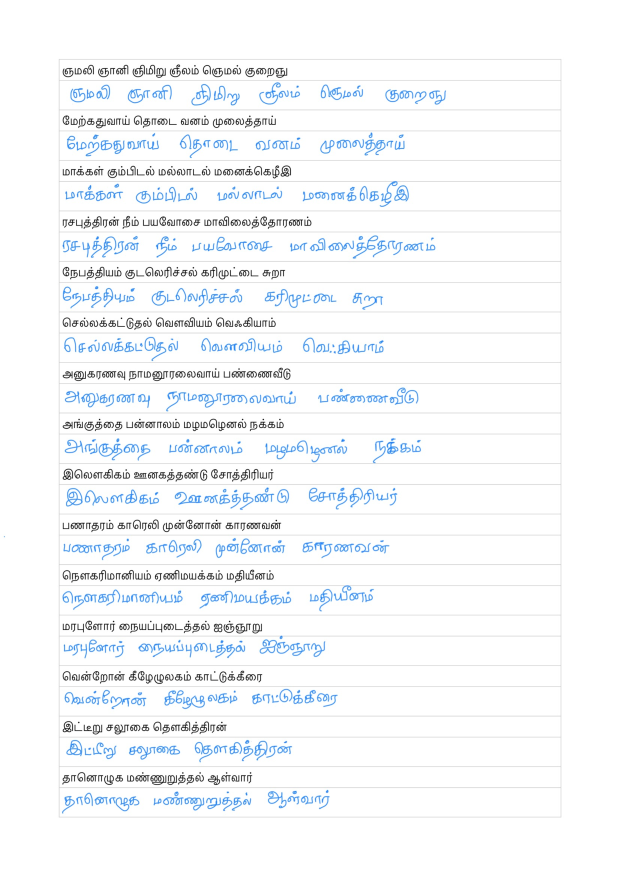
#> input picture scanned/1.png, 2480 x 3508 px (shown at 1/4 size); its folder holds only this picture in this run
$ python working.py
#> lines starting #> are read from the running program, lines starting #| are printed output that depends on the picture; after the words box and inside, x2 and y2 are one past the last pixel; in counts of white or black regions, pixels touching at a corner belong together
import os
from pathlib import Path

from PIL import Image, ImageChops, ImageEnhance


def create_directories(*directories):
    """
    Create directories if they do not exist.

    Args:
    - *directories (str): Variable number of directory paths.
    """
    for directory in directories:
        Path(directory).mkdir(parents=True, exist_ok=True)
        print(f"Directory '{directory}' created successfully.")


# Directories
input_dir = "../scanned"
tmp_output_dir = "../tmp/"
box_output_dir = "../boxed/"

# Create directories
create_directories(tmp_output_dir, box_output_dir)


# [10 lines left out: function trim, not called in this run]


def crop_image(m_image_path, m_output_path, m_top_left, m_top_right, m_bottom_left):
    """
    Crop the input image, convert it to grayscale, threshold it, and save the result as a TIFF image.

    Args:
    - m_image_path (str): Path to the input image.
    - m_output_path (str): Path to save the cropped and processed image.
    - m_top_left (tuple): Coordinates of the top-left corner for cropping.
    - m_top_right (tuple): Coordinates of the top-right corner for cropping.
    - m_bottom_left (tuple): Coordinates of the bottom-left corner for cropping.
    """
#> called with m_image_path = '../scanned/1.png', m_output_path = '../tmp/1.tif', m_top_left = (236, 236), m_top_right = (2244, 236), m_bottom_left = (236, 3267)
    # Open the image
    img = Image.open(m_image_path)
#> img is the input picture: PIL image 2480x3508 RGB; mean R, G, B 245, 247.4, 249.6

    # Crop the image
    cropped_img = img.crop((m_top_left[0], m_top_left[1], m_top_right[0], m_bottom_left[1]))
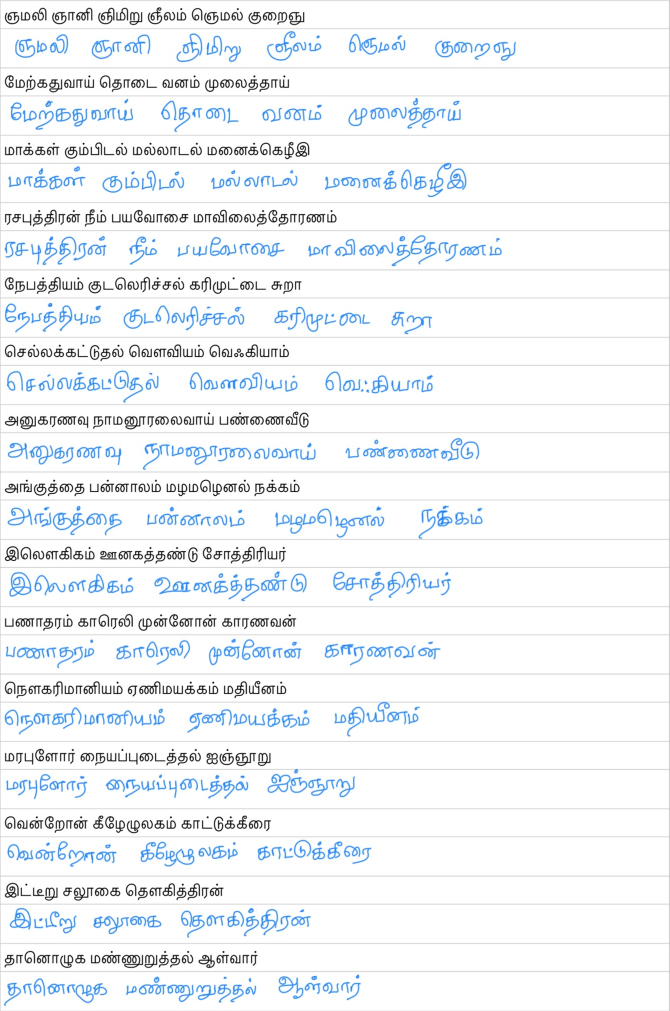
#> cropped_img: PIL image 2008x3031 RGB (shown at 1/3 size); mean R, G, B 240.8, 244.2, 247.3

    # Convert the cropped image to Grayscale
    bw_image = cropped_img.convert("L")
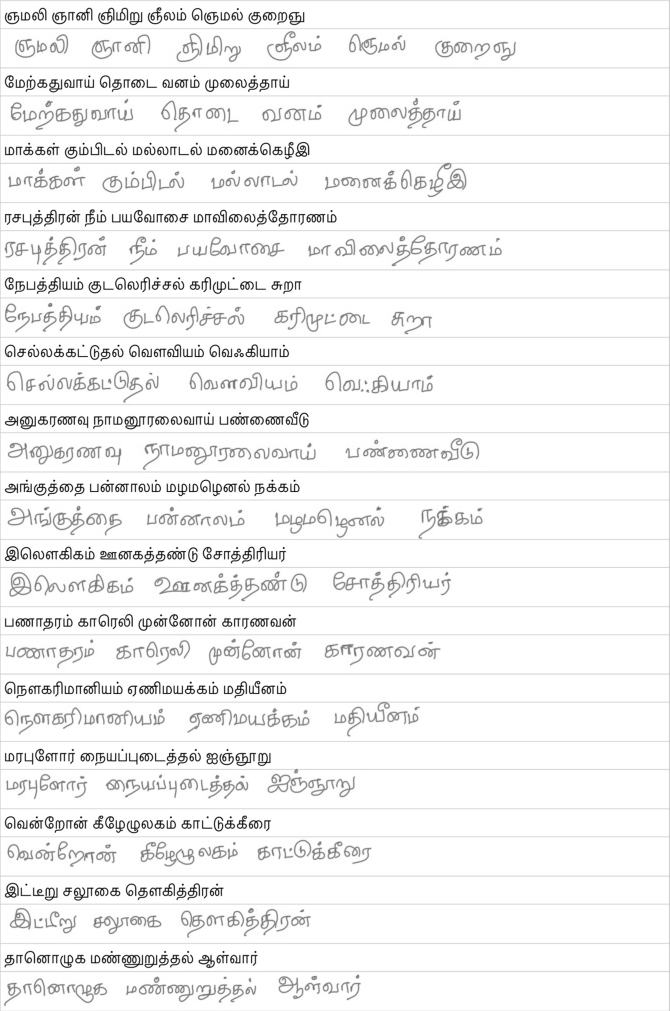
#> bw_image: PIL image 2008x3031 L (shown at 1/3 size); min 0, max 255, mean 243.5

    # Sharpening the image
    sharpen = ImageEnhance.Sharpness(bw_image).enhance(2.0)

    # Threshold the grayscale image to create a binary image
    binary_img = sharpen.point(lambda px: 0 if px < 150 else 255, '1')
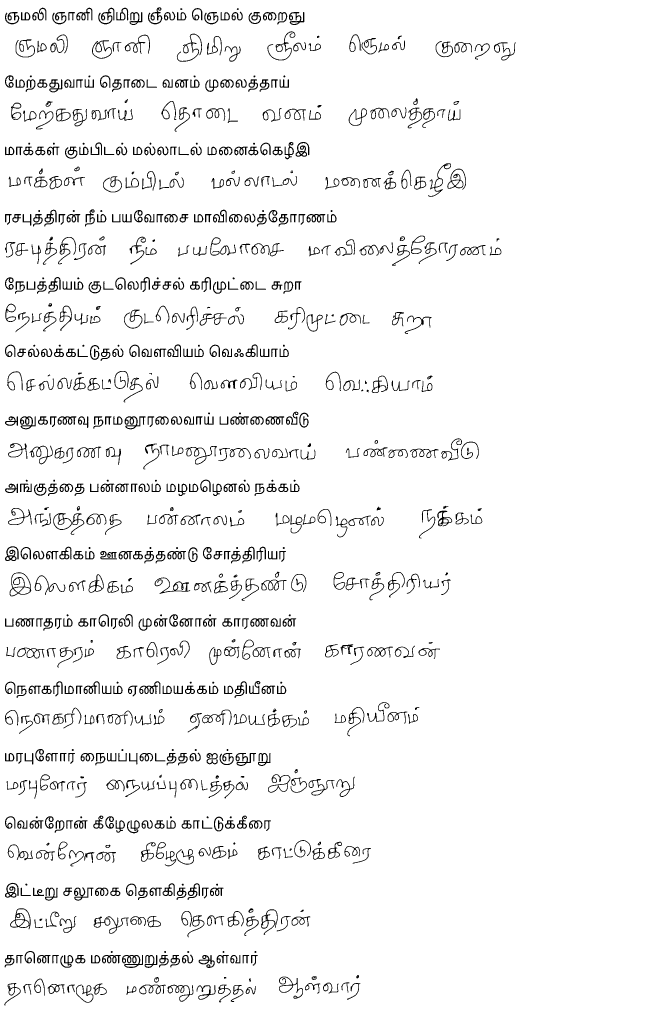
#> binary_img: PIL image 2008x3031 1 (shown at 1/3 size); 95.5% white; 807 black regions, largest, box (x1, y1, x2, y2) and area: (366, 2865, 429, 2904) 1060, (464, 1732, 571, 1782) 1025, (281, 2749, 386, 2801) 992

    # Save the binary image as a TIFF file
    print('Saving cropped image into:', m_output_path)
    binary_img.save(m_output_path, format='TIFF')


def crop_to_boxes(m_tmp_output_dir, m_box_output_dir):
    odd_row_height = 84
    even_row_height = 118
    file_index = 1

    for file_name in os.listdir(m_tmp_output_dir):
        if file_name.endswith(".tif"):
            tiff_path = os.path.join(m_tmp_output_dir, file_name)
            img = Image.open(tiff_path)
            print('Width:', img.width)
            left, upper, right, lower = 0, 0, img.width, 0

            for row_index in range(1, 31):
                if row_index % 2 == 0:
                    lower += even_row_height
                else:
                    lower += odd_row_height

                print('Lower:', lower)
                cropped_img = img.crop((left, upper, right, lower))

                if row_index % 2 == 0:
                    upper += odd_row_height
                else:
                    upper += even_row_height

                box_output_path = os.path.join(m_box_output_dir, f"line_{file_index}.tif")
                print('Saving: ', box_output_path)
                trimmed_img = trim(cropped_img)
                trimmed_img.save(box_output_path)
                file_index += 1


if __name__ == "__main__":
    # Below dimension specific to the images in scanned directory
    top_left = (236, 236)
    top_right = (2244, 236)
    bottom_left = (236, 3267)
    bottom_right = (2244, 3268)

    """
        Convert PNG images in the input directory to TIFF format and save them in the temporary output directory.

        Args:
        - input_dir (str): Path to the directory containing PNG images.
        - tmp_output_dir (str): Path to the temporary output directory.
        - top_left (tuple): Coordinates of the top-left corner for cropping.
        - top_right (tuple): Coordinates of the top-right corner for cropping.
        - bottom_left (tuple): Coordinates of the bottom-left corner for cropping.
        """
    for filename in os.listdir(input_dir):
        if filename.endswith(".png"):
            try:
                # Input and output paths
                image_path = os.path.join(input_dir, filename)
                output_path = os.path.join(tmp_output_dir, os.path.splitext(filename)[0] + '.tif')

                # Perform image conversion and cropping
                crop_image(image_path, output_path, top_left, top_right, bottom_left)

                print(f"Converted {filename} to TIFF format successfully.")
            except Exception as e:
                print(f"Error processing {filename}: {e}")

    crop_to_boxes(tmp_output_dir, box_output_dir)

$ run again, on scanned/afbd40ff-afd1-4778-a22c-db601219c5e5-0001.png
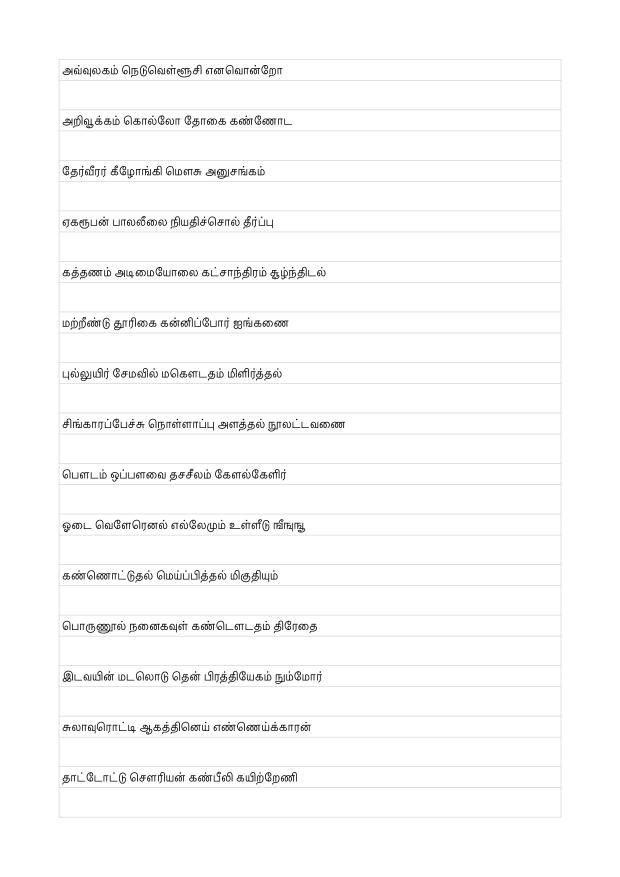
#> input picture scanned/afbd40ff-afd1-4778-a22c-db601219c5e5-0001.png, 2480 x 3508 px (shown at 1/4 size)
#> in crop_image, img is the input picture: PIL image 2480x3508 I;16; min 0, max 65535, mean 64288.7
#> in crop_image, `cropped_img = img.crop((m_top_left[0], m_top_left[1], m_top_right[0], ..`:
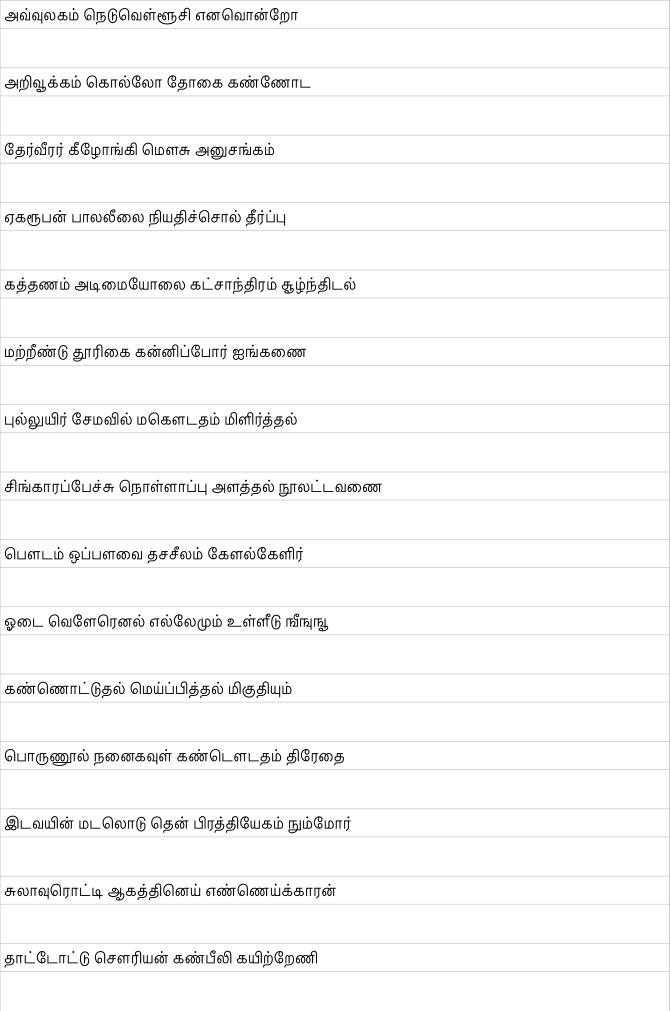
#> cropped_img: PIL image 2008x3031 I;16 (shown at 1/3 size); min 0, max 65535, mean 63778.1; drawn with min black and max white
#> in crop_image, `bw_image = cropped_img.convert("L")`:
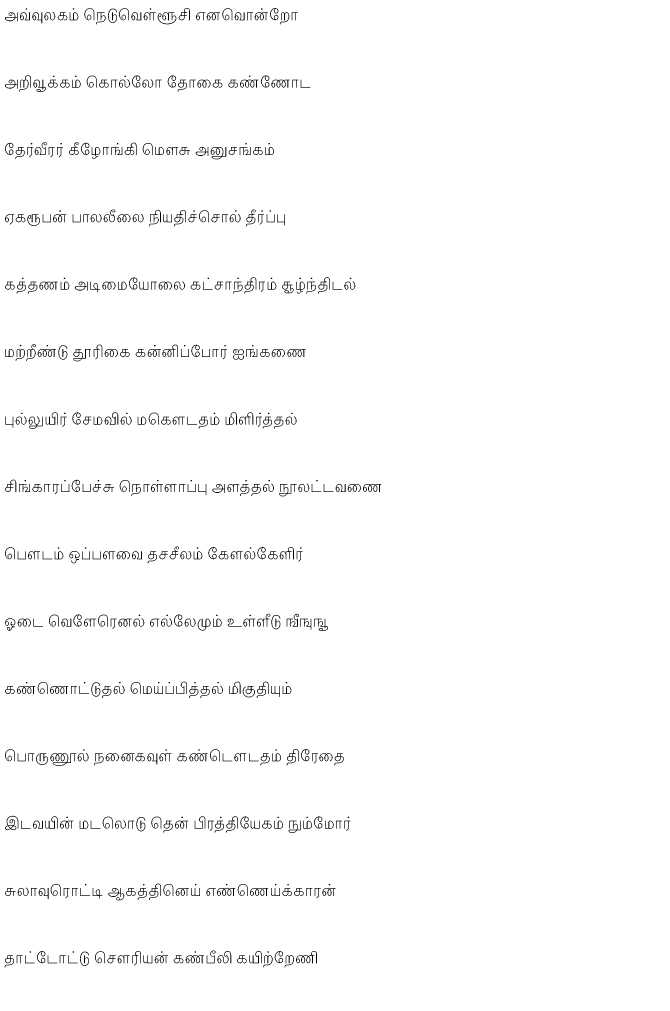
#> bw_image: PIL image 2008x3031 L (shown at 1/3 size); 98.5% white; black in thin lines or dots, all inside (x1, y1, x2, y2) = (14, 24, 1144, 2902)

$ run again, on scanned/afbd40ff-afd1-4778-a22c-db601219c5e5-0002.png
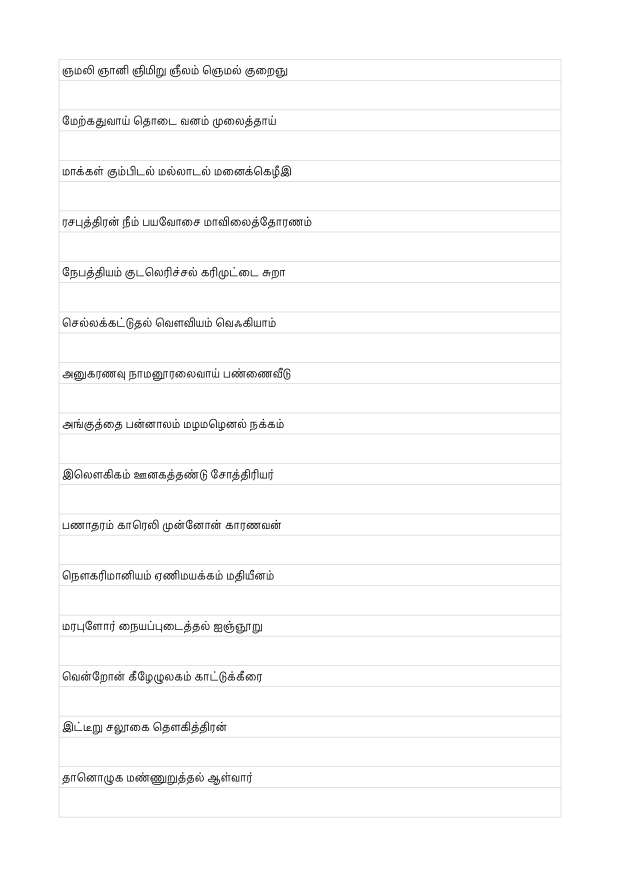
#> input picture scanned/afbd40ff-afd1-4778-a22c-db601219c5e5-0002.png, 2480 x 3508 px (shown at 1/4 size)
#> in crop_image, img is the input picture: PIL image 2480x3508 I;16; min 0, max 65535, mean 64367.5
#> in crop_image, `cropped_img = img.crop((m_top_left[0], m_top_left[1], m_top_right[0], ..`:
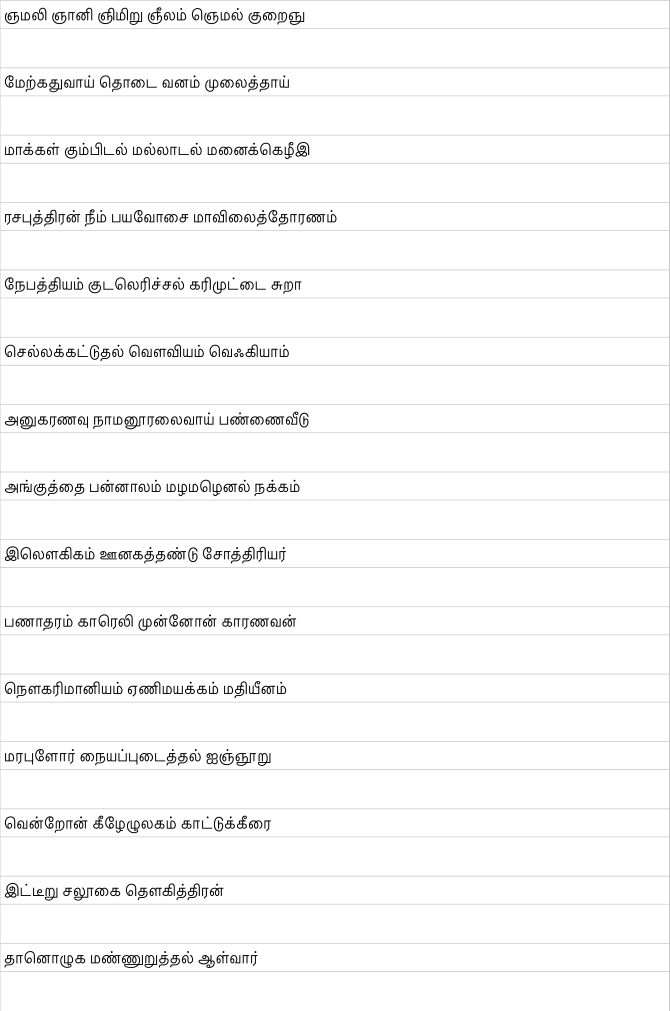
#> cropped_img: PIL image 2008x3031 I;16 (shown at 1/3 size); min 0, max 65535, mean 63890.8; drawn with min black and max white
#> in crop_image, `bw_image = cropped_img.convert("L")`:
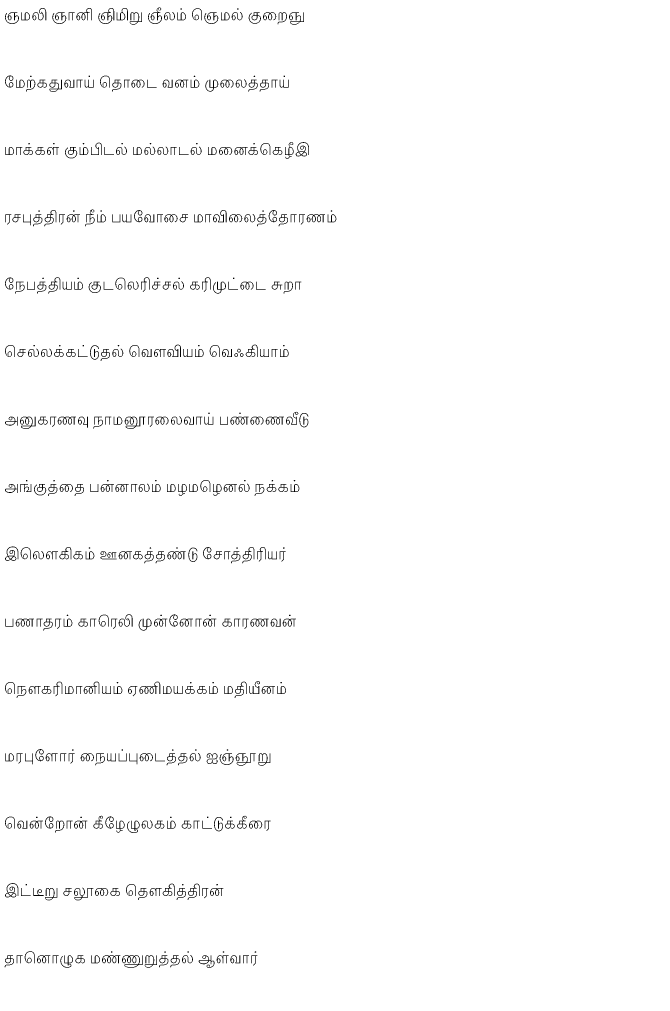
#> bw_image: PIL image 2008x3031 L (shown at 1/3 size); 98.6% white; black in thin lines or dots, all inside (x1, y1, x2, y2) = (14, 22, 1009, 2903)

$ run again, on scanned/2.png
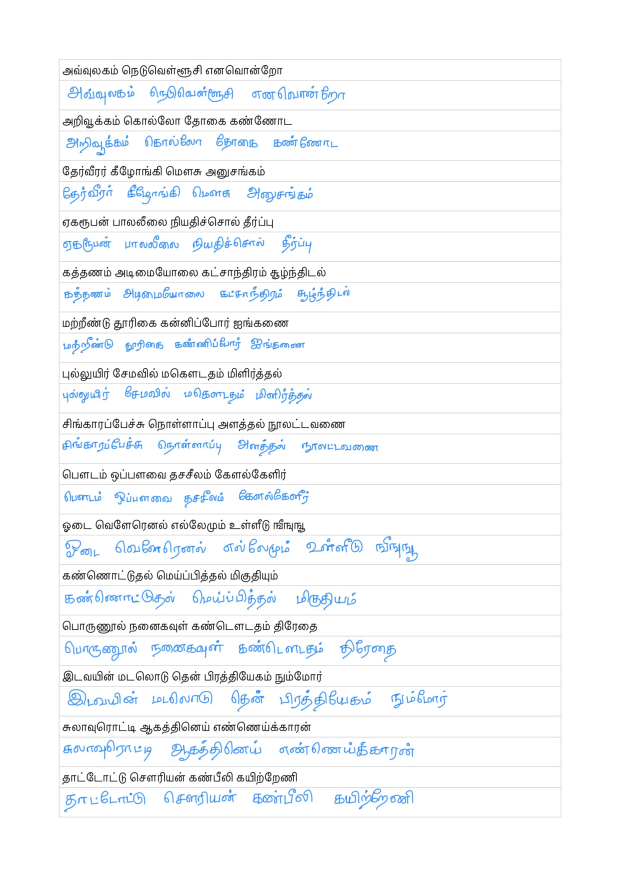
#> input picture scanned/2.png, 2480 x 3508 px (shown at 1/4 size)
#> in crop_image, img is the input picture: PIL image 2480x3508 RGB; mean R, G, B 245.3, 247.4, 249.3
#> in crop_image, `cropped_img = img.crop((m_top_left[0], m_top_left[1], m_top_right[0], ..`:
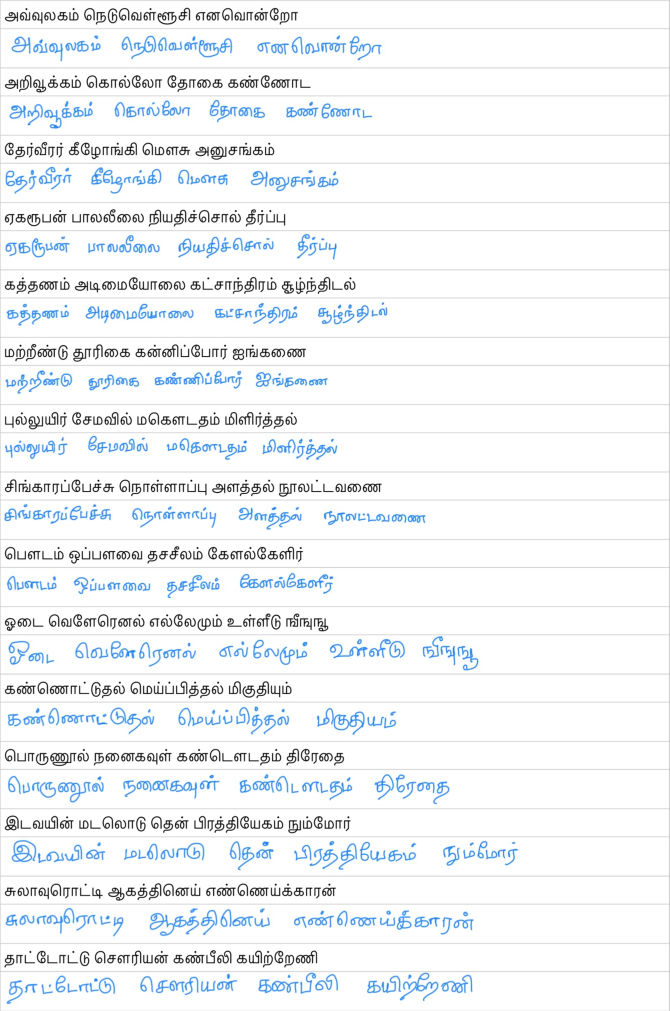
#> cropped_img: PIL image 2008x3031 RGB (shown at 1/3 size); mean R, G, B 241.2, 244.2, 247
#> in crop_image, `bw_image = cropped_img.convert("L")`:
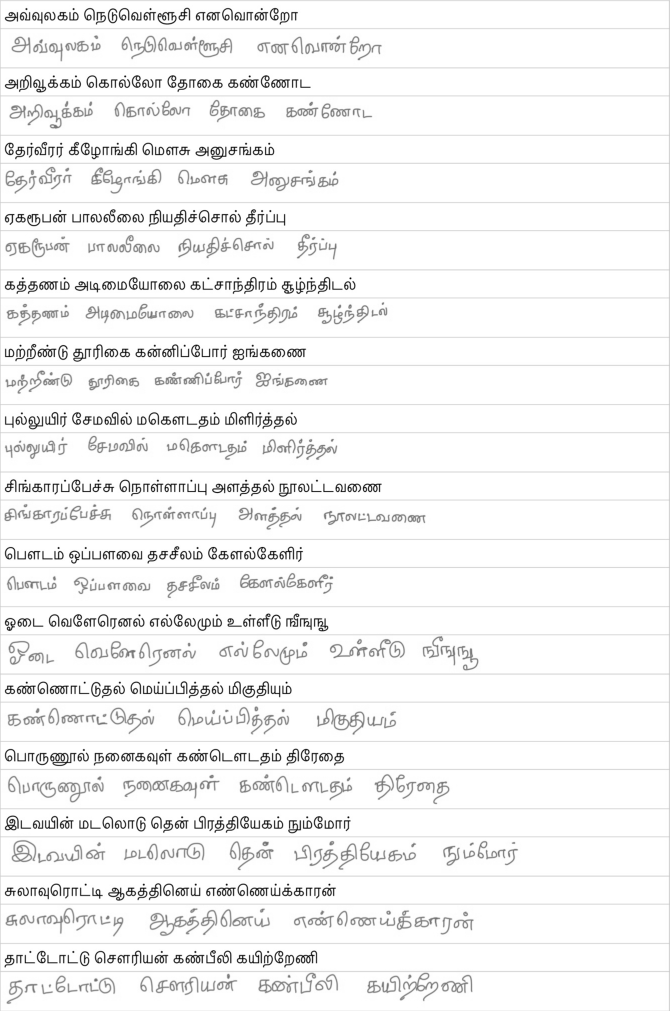
#> bw_image: PIL image 2008x3031 L (shown at 1/3 size); min 0, max 255, mean 243.6
#> binary_img: PIL image 2008x3031 1; 95.6% white; 909 black regions (3 under 20 px), largest, box (x1, y1, x2, y2) and area: (151, 2259, 229, 2298) 1187, (36, 2521, 107, 2585) 1009, (175, 2347, 271, 2407) 933
